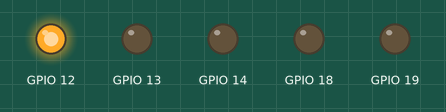
This program was run on a simulated ESP32. On the bench: output pins drawn as LEDs (lit = HIGH).

Above: at 0.2 s.
At 0.7 s:
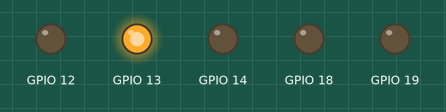
At 2.2 s:
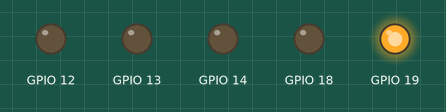
At 3.7 s:
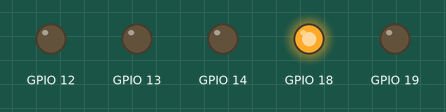
At 5.7 s:
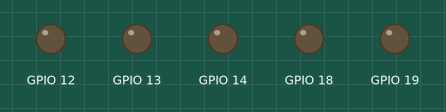
At 7.2 s:
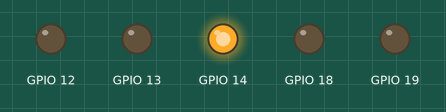
Timing chart, 0 to 7.8 s (numbered marks = the images above):
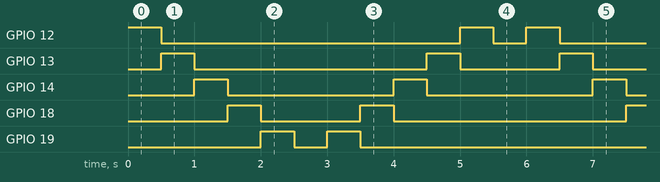

Measured:
- by itself, GPIO 12: repeats every 6.0 s: LOW 4.5 s, HIGH 0.50 s, LOW 0.50 s, HIGH 0.50 s
- by itself, GPIO 13: repeats every 6.0 s: LOW 3.5 s, HIGH 0.50 s, LOW 1.5 s, HIGH 0.50 s
- by itself, GPIO 14: alternates HIGH for 0.50 s and LOW for 2.5 s
- by itself, GPIO 18: repeats every 6.0 s: LOW 1.5 s, HIGH 0.50 s, LOW 3.5 s, HIGH 0.50 s
- by itself, GPIO 19: repeats every 6.0 s: LOW 0.50 s, HIGH 0.50 s, LOW 4.5 s, HIGH 0.50 s

The program:

main.cpp
```cpp
#include <Arduino.h>

void setup()
{
  for(int i=12;i<=14;i++)
    pinMode(i,OUTPUT);
  pinMode(18,OUTPUT);
  pinMode(19,OUTPUT);
}

void loop()
{

  for(int i=12;i<=14;i++)
  {
    digitalWrite(i,HIGH);
    delay(500);
    digitalWrite(i,LOW);
  }
  for(int i=18;i<=19;i++)
  {
    digitalWrite(i,HIGH);
    delay(500);
    digitalWrite(i,LOW);
  }
  delay(500);
  for(int i=19;i>=18;i--)
  {
    digitalWrite(i,HIGH);
    delay(500);
    digitalWrite(i,LOW);
  }
  for(int i=14;i>=12;i--)
  {
    digitalWrite(i,HIGH);
    delay(500);
    digitalWrite(i,LOW);
  }
  delay(500);
}
```
